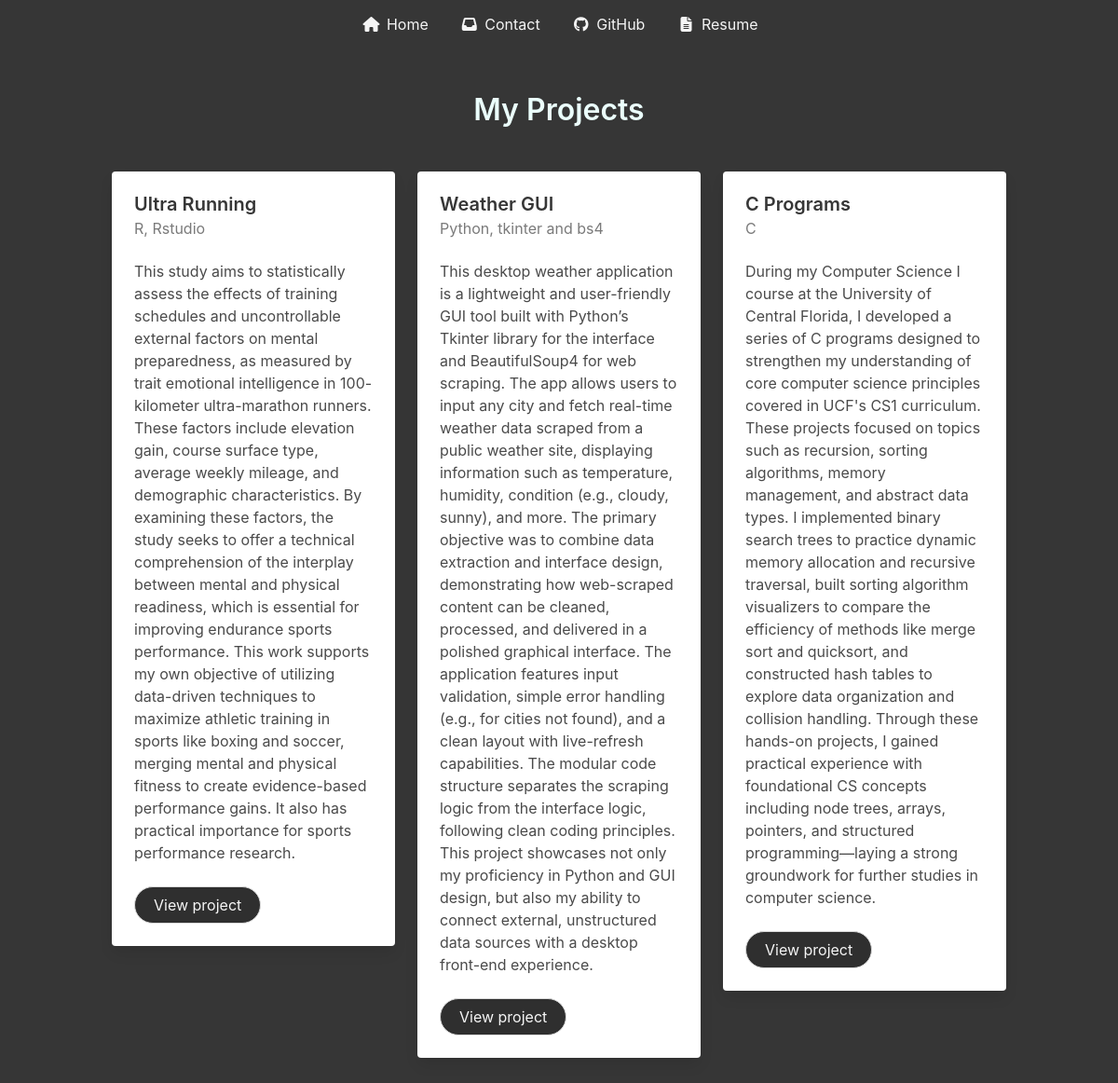
The page /projects/ on the database as committed earlier.
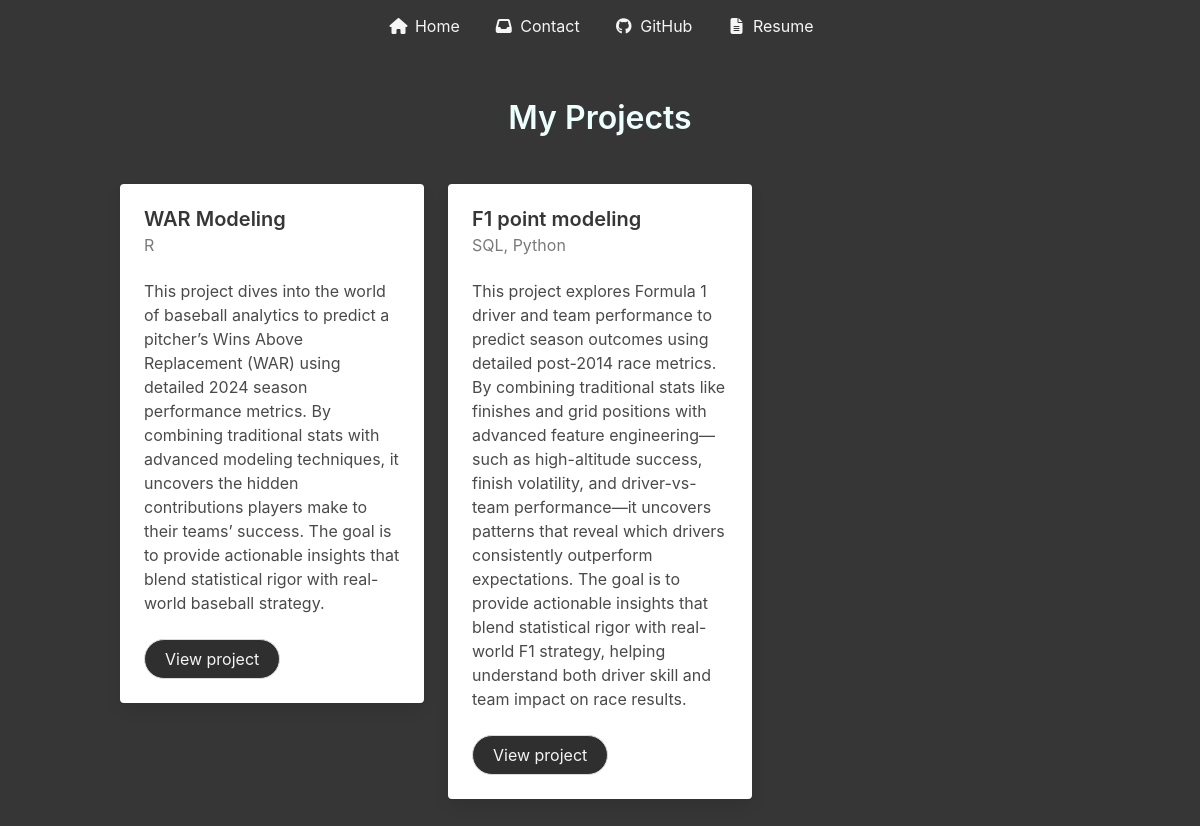
The same page on the database as committed later.
### showcase/models.py (models this page shows, shortened)
class Project(models.Model):
    title = models.CharField(max_length=30)
    description = models.TextField()
    content = models.TextField()
    tools = models.CharField(max_length=200)
    slug = models.SlugField(unique=True)
    github = models.URLField()

### showcase/views.py (the view)
# urls.py: path("projects/", views.projects, name="projects"),
def projects(request):
    projects = models.Project.objects.all()
    return render(request, 'showcase/projects.html', {'projects': projects})

### showcase/templates/showcase/projects.html (shortened to what this page needs)
{% extends 'showcase/base.html' %}
{% load static %}
{% block content %}
<section class="section has-background-grey-darker">
  <div class="container">
    <h1 class="title has-text-primary-light has-text-centered mb-6">
      My Projects
    </h1>
    <div class="columns is-multiline">
      {% for project in projects %}
        <div class="column is-one-third">
          <div class="card">
            <div class="card-content">
              <p class="title is-5">{{ project.title }}</p>
              <p class="subtitle is-6 has-text-grey">{{ project.tools }}</p>
              <div class="content">
                {{ project.description }}
              </div>
              <div class="buttons">
                <a href="{% url 'project_overview' project.slug %}"
                   class="button is-rounded has-text-light"
                   style="background-color: #2f2f2f;">
                  View project
                </a>
              </div>
            </div>
          </div>
        </div>
      {% endfor %}
    </div>
  </div>
</section>
{% endblock %}

### showcase/templates/showcase/base.html (shortened to what this page needs)
<!DOCTYPE html>
<html>
{% load static %}
  <head>
    <link rel="stylesheet" href="https://cdn.jsdelivr.net/npm/bulma@0.9.4/css/bulma.min.css">
    <link rel="stylesheet" href="https://cdnjs.cloudflare.com/ajax/libs/font-awesome/6.5.0/css/all.min.css">
  </head>
  <body  >
  <nav class="navbar has-background-grey-darker is-flex is-justify-content-center">
    <div class="navbar-item">
      <a class="has-text-light mx-4" href="{% url 'index' %}">
        <span class="icon">
          <i class="fas fa-house"></i>
        </span>
        <span>Home</span>
      </a>
      <a class="has-text-light mx-4" href="{% url 'contact' %}">
        <span class="icon">
          <i class="fas fa-inbox"></i>
        </span>
        <span>Contact</span>
      </a>
      <a class="has-text-light is-link mx-4" target="_blank" href="https://github.com/viurdaneta">
        <span class="icon">
          <i class="fab fa-github"></i>
        </span>
        <span>GitHub</span>
      </a>
        <a class="has-text-light mx-4" href="{% static 'Victor_Urdaneta_Resume.pdf' %}" target="_blank">
        <span class="icon"><i class="fas fa-file-alt"></i></span>
        <span>Resume</span>
      </a>
    </div>
  </nav>
          {% block content %}
          {% endblock %}
  </body>
</html>

### showcase/templates/showcase/base.html (style rules this page uses)
html, body { background-color: #2f2f2f !important; height: 100%; }
.section { min-height: 100vh; }

Rows that differ between the two databases and show on the page:
removed Project: title "Ultra Running", tools "R, Rstudio", description "This study aims to statistically assess the effects of training schedules and uncontrollable external factors on mental preparedness, as measured by trait emotional intelligence in 100- kilometer ultra-marathon runners. These factors include elevation gain, course surface type, average weekly mileage, and demographic characteristics. By examining these factors, the study seeks to offer a technical comprehension of the interplay between mental and physical readiness, which is essential for improving endurance sports performance. This work supports my own objective of utilizing data-driven techniques to maximize athletic training in sports like boxing and soccer, merging mental and physical…"
removed Project: title "Weather GUI", tools "Python, tkinter and bs4", description "This desktop weather application is a lightweight and user-friendly GUI tool built with Python’s Tkinter library for the interface and BeautifulSoup4 for web scraping. The app allows users to input any city and fetch real-time weather data scraped from a public weather site, displaying information such as temperature, humidity, condition (e.g., cloudy, sunny), and more. The primary objective was to combine data extraction and interface design, demonstrating how web-scraped content can be cleaned, processed, and delivered in a polished graphical interface. The application features input validation, simple error handling (e.g., for cities not found), and a clean layout with live-refresh…"
removed Project: title "C Programs", tools "C", description "During my Computer Science I course at the University of Central Florida, I developed a series of C programs designed to strengthen my understanding of core computer science principles covered in UCF's CS1 curriculum. These projects focused on topics such as recursion, sorting algorithms, memory management, and abstract data types. I implemented binary search trees to practice dynamic memory allocation and recursive traversal, built sorting algorithm visualizers to compare the efficiency of methods like merge sort and quicksort, and constructed hash tables to explore data organization and collision handling. Through these hands-on projects, I gained practical experience with foundational CS…"
added Project: title "WAR Modeling", tools "R", description "This project dives into the world of baseball analytics to predict a pitcher’s Wins Above Replacement (WAR) using detailed 2024 season performance metrics. By combining traditional stats with advanced modeling techniques, it uncovers the hidden contributions players make to their teams’ success. The goal is to provide actionable insights that blend statistical rigor with real-world baseball strategy."
added Project: title "F1 point modeling", tools "SQL, Python", description "This project explores Formula 1 driver and team performance to predict season outcomes using detailed post-2014 race metrics. By combining traditional stats like finishes and grid positions with advanced feature engineering—such as high-altitude success, finish volatility, and driver-vs-team performance—it uncovers patterns that reveal which drivers consistently outperform expectations. The goal is to provide actionable insights that blend statistical rigor with real-world F1 strategy, helping understand both driver skill and team impact on race results."
